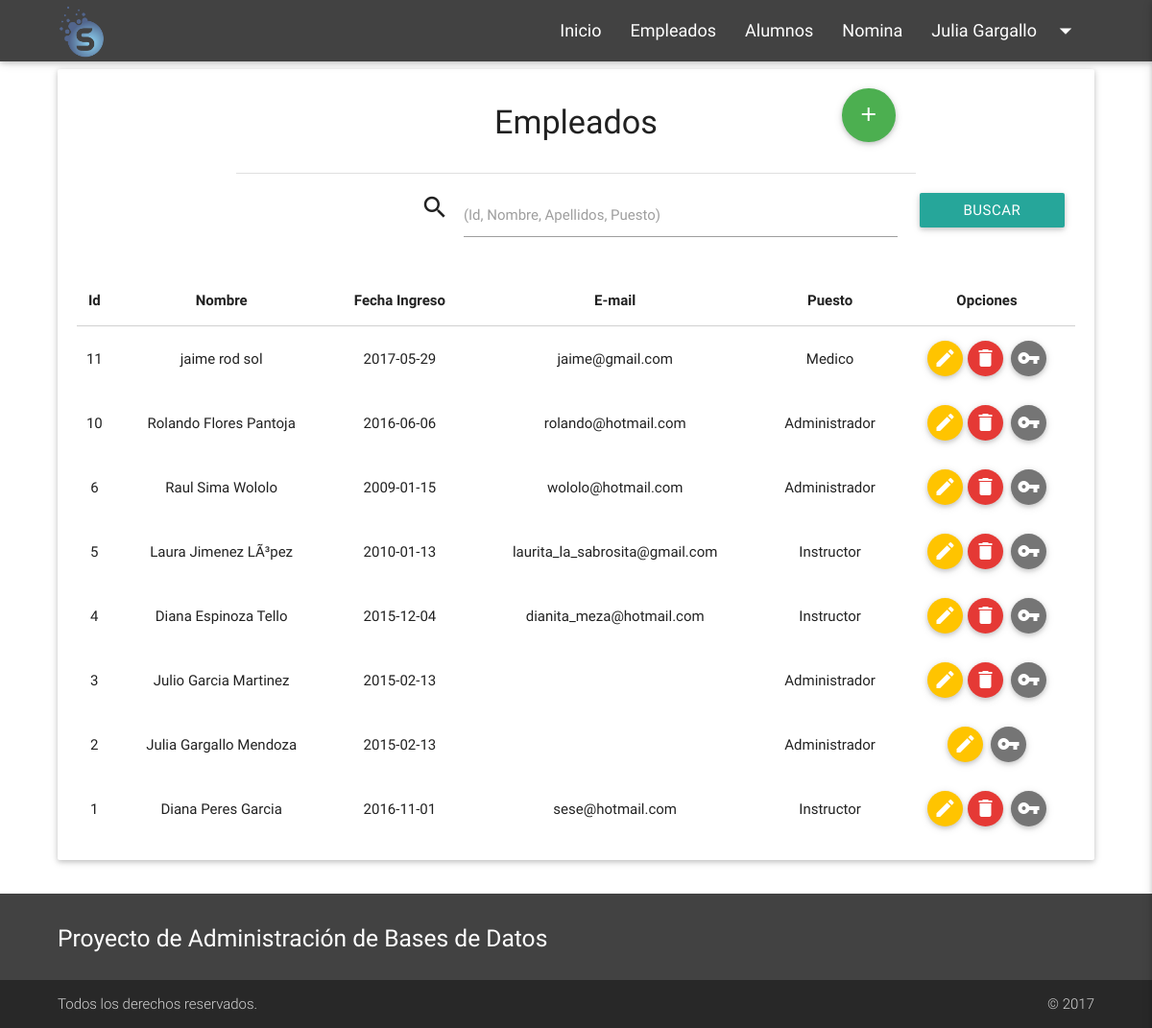
Screenshot of /admin/empleados.php (signed in) with the database file from the repository.
### tables this page shows
CREATE TABLE `empleado` (
  `ID_Empleado` int(5) NOT NULL,
  `Nombre_Empleado` varchar(20) NOT NULL,
  `Ap_Paterno` varchar(20) NOT NULL,
  `Ap_Materno` varchar(20) NOT NULL,
  `Fecha_Nac` date NOT NULL,
  `Fecha_Ingr` date NOT NULL,
  `Puesto` varchar(20) NOT NULL,
  `contrasena` varchar(50) NOT NULL,
  `Telefono` varchar(10) NOT NULL,
  `Email` varchar(60) NOT NULL
);

### admin/empleados.php (the view, shortened to what this page needs)
  <?php include('head.php') ?>
  <body>
    <?php include('nav.php') ?>
    <div class="container" style="min-height: 76.5vh;">
     <div class="card-panel">
      <div class="row">
       <div class="col push-s1 s10 center-align">
        <h4>Empleados</h4>
      </div>
      <div class="col pull-s1 s1">
        <a class="btn-floating btn-large waves-effect waves-light green tooltipped" data-position="right" data-delay="50" data-tooltip="Nuevo Usuario" href="nuevo_usuario.php"><i class="material-icons">add</i></a>
      </div>
    </div>
    <div class="row">
     <div class="col s8 col-center divider"></div>
   </div>
   <div class="row">
     <form class="col s12" id="form1" action="empleados.php" method="post" enctype="application/x-www-form-urlencoded" name="login_form">
       <div class="col l6 offset-l4 input-field mt-0">
        <i class="material-icons prefix">search</i>
        <input id="busqueda" type="text" class="validate" name="palabra_txt">
        <label for="busqueda">(Id, Nombre, Apellidos, Puesto)</label>
      </div>
      <div class="col l2">
        <button class="btn waves-effect waves-light" type="submit" style=" width: 100%;">Buscar<i class="mdi-action-lock-open right"></i></button>
      </div>
    </form>
  </div>
  <table class="responsive-table centered">
   <thead>
    <tr>
     <th data-field="id">Id</th>
     <th data-field="name">Nombre</th>
     <th data-field="fecha_ingreso">Fecha Ingreso</th>
     <th data-field="email">E-mail</th>
     <th data-field="puesto">Puesto</th>
     <th data-field="option">Opciones</th>
   </tr>
 </thead>
 <?php
 include 'conexion/datos.php';
 $con = mysqli_connect($host, $user, $pass, $db) or die ('No se pudo conectar: '.mysqli_error());
 $palabra=$_POST['palabra_txt'];
 $busqueda = trim($palabra, " \t.");
 $personas = mysqli_query($con, "SELECT ID_Empleado, Nombre_Empleado, Ap_Paterno, Ap_Materno, Fecha_Ingr, Puesto, Email FROM empleado WHERE ID_Empleado > 0 and (ID_Empleado like '%".$busqueda."%' or Nombre_Empleado like '%".$busqueda."%' or Ap_Paterno like '%".$busqueda."%' or Ap_Materno like '%".$busqueda."%' or Puesto like '%".$busqueda."%') ORDER BY ID_Empleado DESC");
 if ($row = mysqli_fetch_array($personas)){
  echo "<tbody> \n";
  do {
    echo "
    <tr>
     <td>".$row["ID_Empleado"]."</td>
     <td>".$row["Nombre_Empleado"]." ".$row["Ap_Paterno"]." ".$row["Ap_Materno"]."</td>
     <td>".$row["Fecha_Ingr"]."</td>
     <td>".$row["Email"]."</td>
     <td>".$row["Puesto"]."</td>
     <td>
       <a href='editar_usuario.php?id=".$row["ID_Empleado"]."' class='btn-floating btn-small waves-effect waves-light amber accent-3 mr-5 tooltipped' data-position='right' data-delay='50' data-tooltip='Editar'><i class='material-icons'>edit</i></a>";
       if($_SESSION["id_empleado"] != $row["ID_Empleado"]){
        echo "<a class='btn-floating btn-small waves-effect waves-light  red darken-1 mr-5 tooltipped' data-position='right' data-delay='50' data-tooltip='Eliminar' onclick='eliminar(".$row["ID_Empleado"].", \"".$row["Nombre_Empleado"]." ".$row["Ap_Paterno"]."\")'><i class='material-icons'>delete</i></a>";
      }
      echo "
      <a class='btn-floating btn-small waves-effect waves-light  grey darken-1 tooltipped' data-position='right' data-delay='50' data-tooltip='Cambiar Contraseña' onclick='change_password(".$row["ID_Empleado"].", \"".$row["Nombre_Empleado"]." ".$row["Ap_Paterno"]."\")'><i class='material-icons'>vpn_key</i></a>
    </td>
  </tr>";
} while ($row = mysqli_fetch_array($personas));
echo "</tbody> \n";
} else {
  echo "<span style='COLOR:red;'> ¡ No se ha encontrado ningun registro !</span>";
}
?>
</table>
</div>
</div>
<?php include('footer.php') ?>
</body>
</html>

### css/styles.css (style rules this page uses)
body { display: flex; min-height: 100vh; flex-direction: column; }
.col-center { float: none!important; margin-right: auto!important; margin-left: auto!important; }
.mt-0 { margin-top: 0!important; }
.mr-5 { margin-right: 5px!important; }
.container { max-width: none; width: 90%; }
.btn { text-decoration: none; color: #FFF; background-color: #26a69a; text-align: center; letter-spacing: .5px; -webkit-transition: .2s ease-out; -moz-transition: .2s ease-out; -o-transition: .2s ease-out; -ms-transition: .2s ease-out; transition: .2s ease-out; cursor: pointer; }
.btn, .btn-flat { display: inline-block; padding: 0 2rem; -webkit-border-radius: 2px; -moz-border-radius: 2px; border-radius: 2px; background-clip: padding-box; line-height: 36px; text-transform: uppercase; border: 0; outline: 0; -webkit-tap-highlight-color: transparent; }
.container .row { margin-left: -0.75rem; margin-right: -0.75rem; }
.row .col { -webkit-transition: all .3s; -moz-transition: all .3s; -o-transition: all .3s; -ms-transition: all .3s; transition: all .3s; float: left; -webkit-box-sizing: border-box; -moz-box-sizing: border-box; box-sizing: border-box; padding: 0 .75rem; }

### rows the page displays
empleado: ID_Empleado "11", Nombre_Empleado "jaime", Ap_Paterno "rod", Ap_Materno "sol", Fecha_Ingr "2017-05-29", Email "jaime@gmail.com", Puesto "Medico"
empleado: ID_Empleado "10", Nombre_Empleado "Rolando", Ap_Paterno "Flores", Ap_Materno "Pantoja", Fecha_Ingr "2016-06-06", Email "rolando@hotmail.com", Puesto "Administrador"
empleado: ID_Empleado "6", Nombre_Empleado "Raul", Ap_Paterno "Sima", Ap_Materno "Wololo", Fecha_Ingr "2009-01-15", Email "wololo@hotmail.com", Puesto "Administrador"
empleado: ID_Empleado "5", Nombre_Empleado "Laura", Ap_Paterno "Jimenez", Ap_Materno "LÃ³pez", Fecha_Ingr "2010-01-13", Email "laurita_la_sabrosita@gmail.com", Puesto "Instructor"
empleado: ID_Empleado "4", Nombre_Empleado "Diana", Ap_Paterno "Espinoza", Ap_Materno "Tello", Fecha_Ingr "2015-12-04", Email "dianita_meza@hotmail.com", Puesto "Instructor"
empleado: ID_Empleado "3", Nombre_Empleado "Julio", Ap_Paterno "Garcia", Ap_Materno "Martinez", Fecha_Ingr "2015-02-13", Puesto "Administrador"
empleado: ID_Empleado "2", Nombre_Empleado "Julia", Ap_Paterno "Gargallo", Ap_Materno "Mendoza", Fecha_Ingr "2015-02-13", Puesto "Administrador"
empleado: ID_Empleado "1", Nombre_Empleado "Diana", Ap_Paterno "Peres", Ap_Materno "Garcia", Fecha_Ingr "2016-11-01", Email "sese@hotmail.com", Puesto "Instructor"

### other values shown
$_SESSION["nombre"] "Julia"
$_SESSION["paterno"] "Gargallo"
